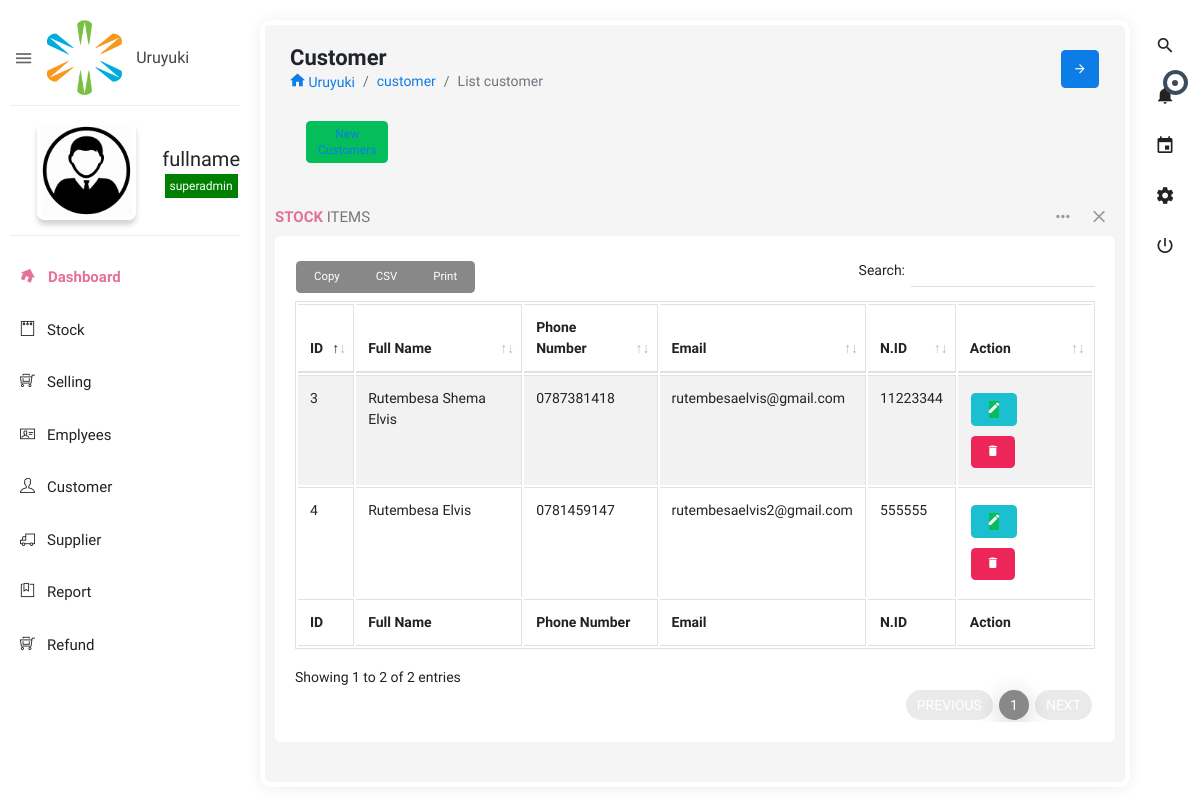
Screenshot of /customer/index.php (signed in) with the database file from the repository.
### tables this page shows
CREATE TABLE `setting` (
  `id` int(250) NOT NULL,
  `company` varchar(250) NOT NULL,
  `taxes` varchar(250) NOT NULL,
  `logo` varchar(250) NOT NULL,
  `location` varchar(250) NOT NULL,
  `phone` varchar(250) NOT NULL,
  `tin` varchar(250) NOT NULL,
  `done` varchar(250) NOT NULL
);

CREATE TABLE `employee` (
  `id` int(250) NOT NULL,
  `fullname` varchar(250) NOT NULL,
  `username` varchar(250) NOT NULL,
  `password` varchar(250) NOT NULL,
  `phone` varchar(250) NOT NULL,
  `email` varchar(250) NOT NULL,
  `photo` varchar(250) NOT NULL,
  `post` varchar(250) NOT NULL,
  `nid` varchar(250) NOT NULL,
  `done` varchar(250) NOT NULL,
  `date_done` timestamp NOT NULL DEFAULT CURRENT_TIMESTAMP ON UPDATE CURRENT_TIMESTAMP
);

CREATE TABLE `branch` (
  `branch_id` int(11) NOT NULL,
  `branch_name` varchar(50) NOT NULL,
  `branch_address` varchar(100) NOT NULL,
  `branch_contact` varchar(50) NOT NULL,
  `skin` varchar(15) NOT NULL
);

CREATE TABLE `customer` (
  `id` int(250) NOT NULL,
  `fullname` varchar(250) NOT NULL,
  `phone` varchar(250) NOT NULL,
  `email` varchar(250) NOT NULL,
  `tin_number` varchar(250) NOT NULL,
  `nid` varchar(250) NOT NULL,
  `done` varchar(250) NOT NULL,
  `date_done` timestamp NOT NULL DEFAULT CURRENT_TIMESTAMP ON UPDATE CURRENT_TIMESTAMP
);

### customer/index.php (the view, shortened to what this page needs)
<!doctype html>
<html class="no-js " lang="en">
   <?php include'../header/header.php'; ?>
<body class="theme-blush">
<?php include '../link/link.php'; ?>
<section class="content">
    <div class="body_scroll">
        <div class="block-header">
            <div class="row">
                <div class="col-lg-7 col-md-6 col-sm-12">
                    <h2>Customer</h2>
                    <ul class="breadcrumb">
                        <li class="breadcrumb-item"><a href="index.html"><i class="zmdi zmdi-home"></i> <?php include('../dist/includes/head.php');?></a></li>
                        <li class="breadcrumb-item"><a href="javascript:void(0);">customer</a></li>
                        <li class="breadcrumb-item active">List customer</li>
                    </ul>
                    <br>
                    <div class="col-md-2">
     <button class="btn btn-sm btn-success" ><a href="#" data-toggle="modal" data-target="#customer"> New Customers</a></button>
   </div>
                </div>
                <div class="col-lg-5 col-md-6 col-sm-12">
                    <button class="btn btn-primary btn-icon float-right right_icon_toggle_btn" type="button"><i class="zmdi zmdi-arrow-right"></i></button>
                </div>
            </div>
        </div>
            <div class="row clearfix">
                <div class="col-lg-12">
                    <div class="card">
                        <div class="header">
                            <h2><strong>Stock</strong> Items </h2>
                            <ul class="header-dropdown">
                                <li class="dropdown"> <a href="javascript:void(0);" class="dropdown-toggle" data-toggle="dropdown" role="button" aria-haspopup="true" aria-expanded="false"> <i class="zmdi zmdi-more"></i> </a>
                                </li>
                                <li class="remove">
                                    <a role="button" class="boxs-close"><i class="zmdi zmdi-close"></i></a>
                                </li>
                            </ul>
                        </div>
                        <div class="body">
                            <div class="table-responsive">
                                <table class="table table-bordered table-striped table-hover dataTable js-exportable">
                                    <thead>
                                        <tr>
           <th data-breakpoints="xs">ID</th>
            <th>Full Name</th>
            <th>Phone Number</th>
            <th data-breakpoints="xs">Email</th>
            <th>N.ID</th>
            <th>Action</th>
          </tr>
                                    </thead>
                                    <tfoot>
                                        <tr>
       <th data-breakpoints="xs">ID</th>
            <th>Full Name</th>
            <th>Phone Number</th>
            <th data-breakpoints="xs">Email</th>
            <th>N.ID</th>
            <th>Action</th>
          </tr>
                                    </tfoot>
                                    <tbody>
                                    	 <?php
include("../config/index.php");
  $stmt = $DB_con->prepare('SELECT * FROM customer ORDER BY id');
  $stmt->execute();
  if($stmt->rowCount() > 0)
  {
    while($row=$stmt->fetch(PDO::FETCH_ASSOC))
    {
      extract($row);
      ?>
                                        <tr>
           <td><?=$id; ?></td>
          <td><?=$fullname; ?></td>
          <td><?=$phone; ?></td>
          <td><?=$email; ?></td>
          <td><?=$nid; ?></td>
          <td><a class="btn btn-info" href="#" data-toggle="modal" data-target="#Supplierup<?php echo $id; ?>"><div class="icon-circle bg-green"><i class="zmdi zmdi-edit"></i></div></a>&nbsp;&nbsp;&nbsp;&nbsp;&nbsp;&nbsp;<a class="btn btn-danger" href="?delete_id=<?=$id ?>" title="click for delete" onclick="return confirm('Are you sure to remove <?=$fullname; ?>?')"><div class="icon-circle bg-red"><i class="zmdi zmdi-delete"></i></div></a></td>
                                        </tr>
                                      <?php
    }
  }
?>
                                    </tbody>
                                </table>
                            </div>
                        </div>
                    </div>
                </div>
            </div>
</div>
</section>
</body>
</html>

### link/link.php (shortened to what this page needs)
<?php
include('../dist/includes/dbcon.php');
$id=$_SESSION['user_id'];
    $sql = "select * from employee natural join branch where id='$id'";
    $query = $conn->query($sql);
    $user = $query->fetch_assoc();
?>
<aside id="leftsidebar" class="sidebar">
    <div class="navbar-brand">
        <button class="btn-menu ls-toggle-btn" type="button"><i class="zmdi zmdi-menu"></i></button>
        <a href="#"><img src="../assets/images/logd.png" width="75" alt="Aero"><span class="m-l-10"><?php include('../dist/includes/head.php');?></span></a>
    </div>
    <div class="menu">
        <ul class="list">
            <li>
                <div class="user-info">
                    <a class="image" href="#"><img src="<?php echo (!empty($user['photo'])) ? '../assets/images/'.$user['photo'] : '../assets/images/admin.png'; ?>" style="width: 75%;" alt="User"></a>
                    <div class="detail">
                        <h4><?php echo $user['fullname']; ?></h4>
                        <small style="background-color: green;color: white;padding: 5px;"><?php
                             $user=$user['post'];
                            $usr=mysqli_query($conn,"SELECT * FROM branch WHERE branch_id='$user'");
                            $fet=mysqli_fetch_array($usr);
                            echo $fet['branch_name'];
                             ?>
                            </small>
                    </div>
                </div>
            </li>
            <li class="active open"><a href="../Dashboard"><i class="zmdi zmdi-home"></i><span>Dashboard</span></a></li>
            <?php
include('../dist/includes/modals.php');
$branch=$_SESSION['role'];
$query=mysqli_query($conn,"select * from branch where branch_id='$branch'")or die(mysqli_error($conn));
  $row=mysqli_fetch_array($query);
           $branch_name=$row['branch_name'];
?>
             <?php
                   if ( $branch_name == 'admin'|| $branch_name == 'superadmin') {
                    echo'
            <li class="sort-amount-asc"><a href="../stock"><i class="ti-notepad"></i><span>Stock</span></a></li>';
            }
            ?>
            <?php
                   if ($branch_name == 'Cashier' || $branch_name == 'admin'|| $branch_name == 'superadmin') {
                    echo'
             <li class="sort-amount-asc"><a href="../selling"><i class="ti-shopping-cart-full"></i><span>Selling</span></a></li>';}
                ?><?php
                   if ($branch_name == 'superadmin') {
                    echo'
            <li class="sort-amount-asc"><a href="../employee"><i class="ti-id-badge"></i><span>Emplyees</span></a></li>';
            }?> <?php
                   if ( $branch_name == 'admin'|| $branch_name == 'superadmin') {
                    echo'
           <li class="sort-amount-asc"><a href="../customer"><i class="ti-user"></i><span>Customer</span></a></li>';
            }?> <?php
                   if ( $branch_name == 'admin'|| $branch_name == 'superadmin') {
                    echo'
           <li class="sort-amount-asc"><a href="../Suplier"><i class="ti-truck"></i><span>Supplier</span></a></li>';
            }?> <?php
                   if ( $branch_name == 'admin'|| $branch_name == 'superadmin') {
                    echo'
            <li class="sort-amount-asc"><a href="../report"><i class="ti-bookmark-alt"></i><span>Report</span></a></li>';
            }?> <?php
                   if ($branch_name == 'Cashier' || $branch_name == 'admin'|| $branch_name == 'superadmin') {
                    echo'
             <li class="sort-amount-asc"><a href="../refund"><i class="ti-shopping-cart-full"></i><span>Refund</span></a></li>';}
                ?>
    </div>
</aside>

### dist/includes/head.php
<?php
         include 'dbcon.php';
         $setname= mysqli_query($conn,"SELECT company FROM setting");
         $namme=mysqli_fetch_array($setname);
	 echo $namme['company'];
?>

### rows the page displays
setting: company "Uruyuki Uruyuki"
employee: fullname "fullname"
branch: branch_name "superadmin"
customer: id "3", fullname "Rutembesa Shema Elvis", phone "0787381418", email "rutembesaelvis@gmail.com", nid "11223344"
customer: id "4", fullname "Rutembesa Elvis", phone "0781459147", email "rutembesaelvis2@gmail.com", nid "555555"
